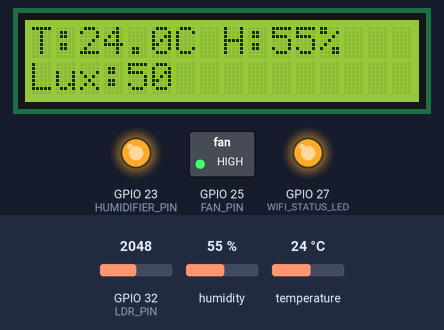
Bench run of a sketch on a simulated ESP32. Parts: 16×2 character LCD, switched loads named in the sketch (green lamp = pin HIGH), output pins drawn as LEDs (lit = HIGH). The test bench sets the inputs (shaded band); at power-on: humidity 55 %, GPIO 32 (LDR_PIN) = 2048, temperature 24 °C. WiFi joins after 1.5 s; servers stay silent unless stated.

Above: at 7.8 s.
7.9 s: humidity set to 22 %
At 10.1 s:
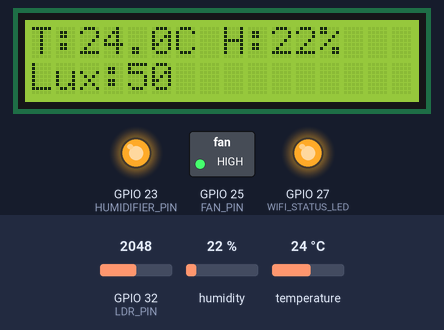
10.5 s: GPIO 32 (LDR_PIN) set to 2866
At 11.7 s:
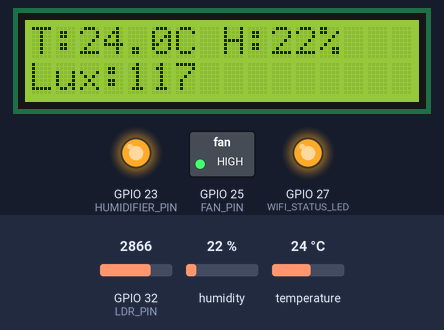
13.1 s: temperature set to 12 °C
At 16.1 s:
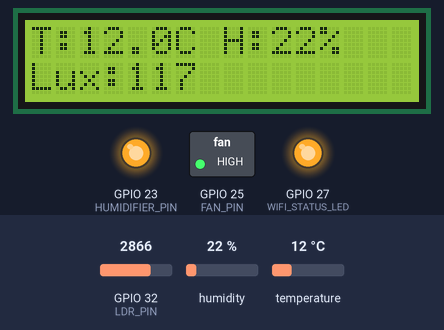
16.5 s: GPIO 32 (LDR_PIN) set to 3603
At 17.8 s:
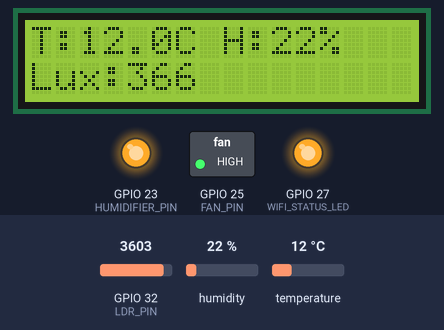
19.1 s: humidity set to 40 %
At 22.0 s:
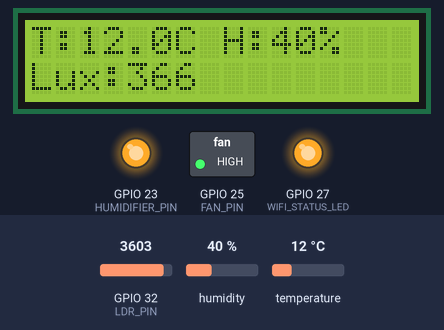
22.3 s: GPIO 32 (LDR_PIN) set to 4095
At 24.0 s:
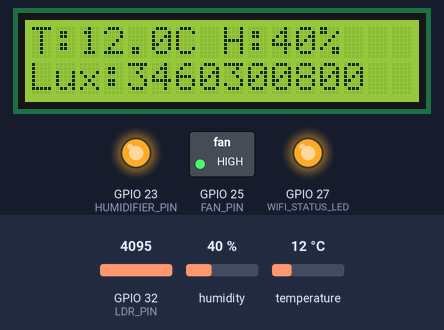
Timing chart, 0 to 25.5 s (numbered marks = the images above; inputs shaded):
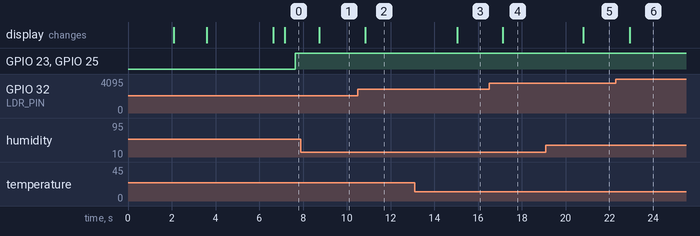

The sketch:

dmms_no_mqtt_with_freeRTOS_TASKS.ino
```cpp
#include <Arduino.h>
#include <Wire.h>
#include <LiquidCrystal_I2C.h>
#include "DHT.h"
#include <WiFi.h>
#include <WiFiManager.h>

// ==== Pin Definitions ====
#define DHTPIN 4
#define DHTTYPE DHT21
#define LDR_PIN 32
#define HUMIDIFIER_PIN 23
#define FAN_PIN 25
#define WIFI_STATUS_LED 27

// ==== Objects ====
DHT dht(DHTPIN, DHTTYPE);
LiquidCrystal_I2C lcd(0x27, 16, 2);

// ==== Shared Sensor Values ====
float temperature = NAN;
float humidity = NAN;
float lux = NAN;
SemaphoreHandle_t sensorMutex;

// ==== WiFi Monitor Task ====
void keepWiFiAlive(void *parameter) {
  for (;;) {
    if (WiFi.status() == WL_CONNECTED) {
      digitalWrite(WIFI_STATUS_LED, HIGH);
      vTaskDelay(10000 / portTICK_PERIOD_MS);
      continue;
    }

    digitalWrite(WIFI_STATUS_LED, LOW);
    WiFi.begin();
    unsigned long startTime = millis();
    while (WiFi.status() != WL_CONNECTED && millis() - startTime < 15000) {
      delay(500);
    }

    if (WiFi.status() == WL_CONNECTED) {
      digitalWrite(WIFI_STATUS_LED, HIGH);
      lcd.clear();
      lcd.setCursor(0, 0);
      lcd.print("WiFi Restored");
      lcd.setCursor(0, 1);
      lcd.print(WiFi.localIP());
      delay(3000);
      lcd.clear();
    }

    vTaskDelay(30000 / portTICK_PERIOD_MS);
  }
}

// ==== Task: Read DHT21 + LDR ====
void readSensorsTask(void *parameter) {
  for (;;) {
    float t = dht.readTemperature();
    float h = dht.readHumidity();

    int ldrRaw = analogRead(LDR_PIN);
    float voltage = ldrRaw * (3.3 / 4095.0);
    float resistance = (3.3 - voltage) * 10000.0 / voltage;
    float currentLux = 500 / (resistance / 1000.0);

    xSemaphoreTake(sensorMutex, portMAX_DELAY);
    if (!isnan(t) && !isnan(h)) {
      temperature = t;
      humidity = h;
    }
    lux = currentLux;
    xSemaphoreGive(sensorMutex);

    vTaskDelay(2000 / portTICK_PERIOD_MS);
  }
}

// ==== Task: Control Humidifier and Fan ====
void humidityControlTask(void *parameter) {
  for (;;) {
    xSemaphoreTake(sensorMutex, portMAX_DELAY);
    float currentHum = humidity;
    xSemaphoreGive(sensorMutex);

    if (!isnan(currentHum) && currentHum < 80.0) {
      digitalWrite(HUMIDIFIER_PIN, HIGH);
      digitalWrite(FAN_PIN, HIGH);
    } else {
      digitalWrite(HUMIDIFIER_PIN, LOW);
      digitalWrite(FAN_PIN, LOW);
    }

    vTaskDelay(1000 / portTICK_PERIOD_MS);
  }
}

void setup() {
  Serial.begin(115200);
  dht.begin();
  lcd.begin();
  lcd.backlight();

  // Init outputs
  pinMode(HUMIDIFIER_PIN, OUTPUT);
  pinMode(FAN_PIN, OUTPUT);
  pinMode(WIFI_STATUS_LED, OUTPUT);

  digitalWrite(HUMIDIFIER_PIN, LOW);
  digitalWrite(FAN_PIN, LOW);
  digitalWrite(WIFI_STATUS_LED, LOW);

  // Welcome message
  lcd.setCursor(0, 0);
  lcd.print("Mushroom System");
  delay(2000);
  lcd.clear();

  // WiFi setup
  WiFi.mode(WIFI_STA);
  WiFiManager wm;
  bool res = wm.autoConnect("AutoConnectAP", "password");

  if (!res) {
    lcd.setCursor(0, 0);
    lcd.print("WiFi Failed!");
    delay(3000);
  } else {
    digitalWrite(WIFI_STATUS_LED, HIGH);
    lcd.setCursor(0, 0);
    lcd.print("WiFi Connected");
    lcd.setCursor(0, 1);
    lcd.print(WiFi.localIP());
    delay(3000);
    lcd.clear();
  }

  // Create mutex
  sensorMutex = xSemaphoreCreateMutex();

  // FreeRTOS Tasks
  xTaskCreatePinnedToCore(keepWiFiAlive, "WiFiMonitor", 5000, NULL, 1, NULL, 1);
  xTaskCreatePinnedToCore(readSensorsTask, "SensorRead", 4000, NULL, 1, NULL, 1);
  xTaskCreatePinnedToCore(humidityControlTask, "HumidityControl", 3000, NULL, 1, NULL, 1);
}

void loop() {
  // Show sensor values on LCD
  xSemaphoreTake(sensorMutex, portMAX_DELAY);
  float t = temperature;
  float h = humidity;
  float l = lux;
  xSemaphoreGive(sensorMutex);

  lcd.setCursor(0, 0);
  lcd.print("T:");
  if (!isnan(t)) lcd.print(t, 1); else lcd.print("--.-");
  lcd.print("C H:");
  if (!isnan(h)) lcd.print(h, 0); else lcd.print("--");
  lcd.print("%");

  lcd.setCursor(0, 1);
  lcd.print("Lux:");
  lcd.print(l, 0);
  lcd.print("      ");

  delay(500);
}
```

Measured:
- after the input at 7.9 s, the display: changes after 0.84 s (image 1)
- after the input at 10.5 s, the display: changes after 0.33 s (image 2)
- after the input at 13.1 s, the display: changes after 1.9 s (image 3)
- after the input at 16.5 s, the display: changes after 0.64 s (image 4)
- after the input at 19.1 s, the display: changes after 1.7 s (image 5)
- after the input at 22.3 s, the display: changes after 0.62 s (image 6)
